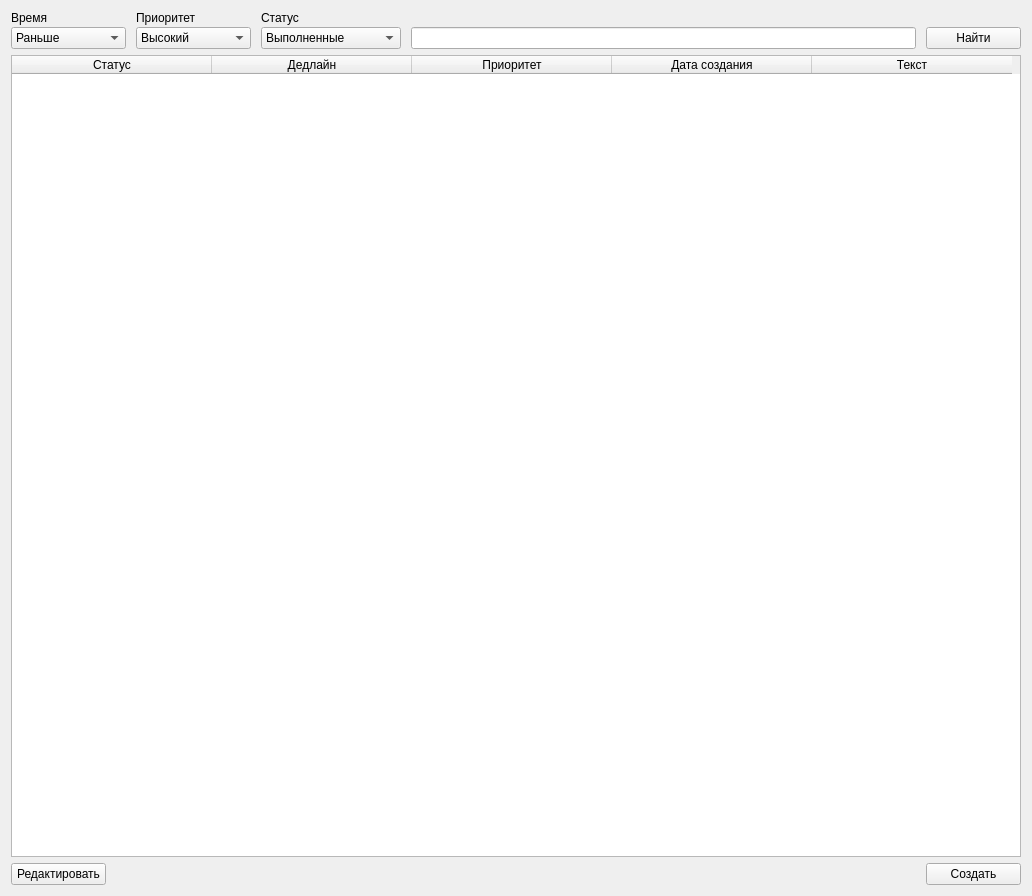
<?xml version="1.0" encoding="UTF-8"?>
<ui version="4.0">
 <class>mainMenu</class>
 <widget class="QWidget" name="mainMenu">
  <property name="geometry">
   <rect>
    <x>0</x>
    <y>0</y>
    <width>1026</width>
    <height>896</height>
   </rect>
  </property>
  <property name="windowTitle">
   <string>MainMenu</string>
  </property>
  <layout class="QGridLayout" name="gridLayout_3">
   <item row="0" column="0">
    <layout class="QGridLayout" name="gridLayout">
     <property name="sizeConstraint">
      <enum>QLayout::SetMinimumSize</enum>
     </property>
     <property name="horizontalSpacing">
      <number>10</number>
     </property>
     <property name="verticalSpacing">
      <number>2</number>
     </property>
     <item row="1" column="3">
      <widget class="QLineEdit" name="searchLine">
       <property name="minimumSize">
        <size>
         <width>300</width>
         <height>0</height>
        </size>
       </property>
       <property name="maximumSize">
        <size>
         <width>845</width>
         <height>16777215</height>
        </size>
       </property>
       <property name="text">
        <string/>
       </property>
      </widget>
     </item>
     <item row="0" column="0">
      <widget class="QLabel" name="label">
       <property name="sizePolicy">
        <sizepolicy hsizetype="Fixed" vsizetype="Fixed">
         <horstretch>0</horstretch>
         <verstretch>0</verstretch>
        </sizepolicy>
       </property>
       <property name="minimumSize">
        <size>
         <width>115</width>
         <height>10</height>
        </size>
       </property>
       <property name="text">
        <string>Время</string>
       </property>
      </widget>
     </item>
     <item row="0" column="1">
      <widget class="QLabel" name="label_2">
       <property name="sizePolicy">
        <sizepolicy hsizetype="Fixed" vsizetype="Fixed">
         <horstretch>0</horstretch>
         <verstretch>0</verstretch>
        </sizepolicy>
       </property>
       <property name="minimumSize">
        <size>
         <width>115</width>
         <height>10</height>
        </size>
       </property>
       <property name="text">
        <string>Приоритет</string>
       </property>
      </widget>
     </item>
     <item row="1" column="0">
      <widget class="QComboBox" name="time">
       <property name="sizePolicy">
        <sizepolicy hsizetype="Fixed" vsizetype="Fixed">
         <horstretch>0</horstretch>
         <verstretch>0</verstretch>
        </sizepolicy>
       </property>
       <property name="minimumSize">
        <size>
         <width>115</width>
         <height>10</height>
        </size>
       </property>
       <item>
        <property name="text">
         <string>Раньше</string>
        </property>
       </item>
       <item>
        <property name="text">
         <string>Позже</string>
        </property>
       </item>
      </widget>
     </item>
     <item row="0" column="2">
      <widget class="QLabel" name="label_3">
       <property name="text">
        <string>Статус</string>
       </property>
      </widget>
     </item>
     <item row="1" column="4">
      <widget class="QPushButton" name="search">
       <property name="sizePolicy">
        <sizepolicy hsizetype="Fixed" vsizetype="Fixed">
         <horstretch>0</horstretch>
         <verstretch>0</verstretch>
        </sizepolicy>
       </property>
       <property name="minimumSize">
        <size>
         <width>95</width>
         <height>0</height>
        </size>
       </property>
       <property name="text">
        <string>Найти</string>
       </property>
      </widget>
     </item>
     <item row="1" column="1">
      <widget class="QComboBox" name="priority">
       <property name="sizePolicy">
        <sizepolicy hsizetype="Fixed" vsizetype="Fixed">
         <horstretch>0</horstretch>
         <verstretch>0</verstretch>
        </sizepolicy>
       </property>
       <property name="minimumSize">
        <size>
         <width>115</width>
         <height>10</height>
        </size>
       </property>
       <item>
        <property name="text">
         <string>Высокий</string>
        </property>
       </item>
       <item>
        <property name="text">
         <string>Низкий</string>
        </property>
       </item>
      </widget>
     </item>
     <item row="1" column="2">
      <widget class="QComboBox" name="status">
       <property name="sizePolicy">
        <sizepolicy hsizetype="Fixed" vsizetype="Fixed">
         <horstretch>0</horstretch>
         <verstretch>0</verstretch>
        </sizepolicy>
       </property>
       <property name="minimumSize">
        <size>
         <width>140</width>
         <height>10</height>
        </size>
       </property>
       <item>
        <property name="text">
         <string>Выполненные</string>
        </property>
       </item>
       <item>
        <property name="text">
         <string>Не выполненные</string>
        </property>
       </item>
      </widget>
     </item>
    </layout>
   </item>
   <item row="1" column="0">
    <layout class="QGridLayout" name="gridLayout_2">
     <item row="0" column="0" colspan="2" alignment="Qt::AlignHCenter">
      <widget class="QTableWidget" name="table">
       <property name="sizePolicy">
        <sizepolicy hsizetype="Expanding" vsizetype="Expanding">
         <horstretch>0</horstretch>
         <verstretch>0</verstretch>
        </sizepolicy>
       </property>
       <property name="minimumSize">
        <size>
         <width>1010</width>
         <height>0</height>
        </size>
       </property>
       <property name="maximumSize">
        <size>
         <width>1010</width>
         <height>16777215</height>
        </size>
       </property>
       <property name="rowCount">
        <number>0</number>
       </property>
       <attribute name="horizontalHeaderDefaultSectionSize">
        <number>200</number>
       </attribute>
       <attribute name="horizontalHeaderShowSortIndicator" stdset="0">
        <bool>false</bool>
       </attribute>
       <column>
        <property name="text">
         <string>Статус</string>
        </property>
        <property name="textAlignment">
         <set>AlignCenter</set>
        </property>
       </column>
       <column>
        <property name="text">
         <string>Дедлайн</string>
        </property>
        <property name="textAlignment">
         <set>AlignCenter</set>
        </property>
       </column>
       <column>
        <property name="text">
         <string>Приоритет</string>
        </property>
        <property name="textAlignment">
         <set>AlignCenter</set>
        </property>
       </column>
       <column>
        <property name="text">
         <string>Дата создания</string>
        </property>
        <property name="textAlignment">
         <set>AlignCenter</set>
        </property>
       </column>
       <column>
        <property name="text">
         <string>Текст</string>
        </property>
        <property name="textAlignment">
         <set>AlignCenter</set>
        </property>
       </column>
      </widget>
     </item>
     <item row="1" column="0">
      <widget class="QPushButton" name="edit">
       <property name="sizePolicy">
        <sizepolicy hsizetype="Fixed" vsizetype="Fixed">
         <horstretch>0</horstretch>
         <verstretch>0</verstretch>
        </sizepolicy>
       </property>
       <property name="minimumSize">
        <size>
         <width>95</width>
         <height>0</height>
        </size>
       </property>
       <property name="text">
        <string>Редактировать</string>
       </property>
      </widget>
     </item>
     <item row="1" column="1" alignment="Qt::AlignRight">
      <widget class="QPushButton" name="create">
       <property name="sizePolicy">
        <sizepolicy hsizetype="Fixed" vsizetype="Fixed">
         <horstretch>0</horstretch>
         <verstretch>0</verstretch>
        </sizepolicy>
       </property>
       <property name="minimumSize">
        <size>
         <width>95</width>
         <height>0</height>
        </size>
       </property>
       <property name="text">
        <string>Создать</string>
       </property>
      </widget>
     </item>
    </layout>
   </item>
  </layout>
 </widget>
 <resources/>
 <connections/>
</ui>
